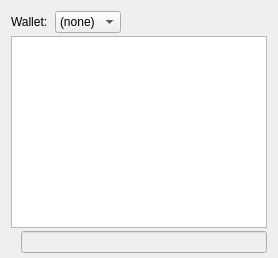
     <widget class="QWidget" name="tab_console">
      <attribute name="title">
       <string>&amp;Console</string>
      </attribute>
      <layout class="QVBoxLayout" name="verticalLayout_3">
       <property name="spacing">
        <number>3</number>
       </property>
       <property name="bottomMargin">
        <number>5</number>
       </property>
       <item>
        <layout class="QHBoxLayout" name="horizontalLayout">
         <property name="spacing">
          <number>4</number>
         </property>
         <item>
          <widget class="QLabel" name="WalletSelectorLabel">
           <property name="text">
            <string>Wallet: </string>
           </property>
          </widget>
         </item>
         <item>
          <widget class="QComboBox" name="WalletSelector">
           <property name="sizeAdjustPolicy">
            <enum>QComboBox::AdjustToContents</enum>
           </property>
           <item>
            <property name="text">
             <string>(none)</string>
            </property>
           </item>
          </widget>
         </item>
         <item>
          <spacer name="horizontalSpacer">
           <property name="orientation">
            <enum>Qt::Horizontal</enum>
           </property>
           <property name="sizeHint" stdset="0">
            <size>
             <width>40</width>
             <height>20</height>
            </size>
           </property>
          </spacer>
         </item>
         <item>
          <widget class="QPushButton" name="fontSmallerButton">
           <property name="maximumSize">
            <size>
             <width>24</width>
             <height>24</height>
            </size>
           </property>
           <property name="toolTip">
            <string>Decrease font size</string>
           </property>
           <property name="text">
            <string/>
           </property>
           <property name="icon">
            <iconset resource="../bitcoin.qrc">
             <normaloff>:/icons/fontsmaller</normaloff>:/icons/fontsmaller</iconset>
           </property>
           <property name="iconSize">
            <size>
             <width>24</width>
             <height>16</height>
            </size>
           </property>
           <property name="autoDefault">
            <bool>false</bool>
           </property>
           <property name="flat">
            <bool>true</bool>
           </property>
          </widget>
         </item>
         <item>
          <widget class="QPushButton" name="fontBiggerButton">
           <property name="maximumSize">
            <size>
             <width>24</width>
             <height>24</height>
            </size>
           </property>
           <property name="toolTip">
            <string>Increase font size</string>
           </property>
           <property name="text">
            <string/>
           </property>
           <property name="icon">
            <iconset resource="../bitcoin.qrc">
             <normaloff>:/icons/fontbigger</normaloff>:/icons/fontbigger</iconset>
           </property>
           <property name="iconSize">
            <size>
             <width>24</width>
             <height>16</height>
            </size>
           </property>
           <property name="autoDefault">
            <bool>false</bool>
           </property>
           <property name="flat">
            <bool>true</bool>
           </property>
          </widget>
         </item>
         <item>
          <widget class="QPushButton" name="clearButton">
           <property name="maximumSize">
            <size>
             <width>24</width>
             <height>24</height>
            </size>
           </property>
           <property name="toolTip">
            <string>Clear console</string>
           </property>
           <property name="layoutDirection">
            <enum>Qt::LeftToRight</enum>
           </property>
           <property name="text">
            <string/>
           </property>
           <property name="icon">
            <iconset resource="../bitcoin.qrc">
             <normaloff>:/icons/remove</normaloff>:/icons/remove</iconset>
           </property>
           <property name="shortcut">
            <string notr="true">Ctrl+L</string>
           </property>
           <property name="autoDefault">
            <bool>false</bool>
           </property>
           <property name="flat">
            <bool>true</bool>
           </property>
          </widget>
         </item>
        </layout>
       </item>
       <item>
        <widget class="QTextEdit" name="messagesWidget">
         <property name="minimumSize">
          <size>
           <width>0</width>
           <height>100</height>
          </size>
         </property>
         <property name="readOnly">
          <bool>true</bool>
         </property>
         <property name="tabKeyNavigation" stdset="0">
          <bool>false</bool>
         </property>
         <property name="columnCount" stdset="0">
          <number>2</number>
         </property>
        </widget>
       </item>
       <item>
        <layout class="QHBoxLayout" name="horizontalLayoutPrompt">
         <property name="spacing">
          <number>3</number>
         </property>
         <item>
          <widget class="GUIUtil::ThemedLabel" name="promptIcon">
           <property name="maximumSize">
            <size>
             <width>14</width>
             <height>14</height>
            </size>
           </property>
           <property name="pixmap">
            <pixmap resource="../bitcoin.qrc">:/icons/prompticon</pixmap>
           </property>
           <property name="scaledContents">
            <bool>true</bool>
           </property>
          </widget>
         </item>
         <item>
          <widget class="QLineEdit" name="lineEdit">
           <property name="enabled">
            <bool>false</bool>
           </property>
           <property name="placeholderText">
            <string/>
           </property>
          </widget>
         </item>
        </layout>
       </item>
      </layout>
     </widget>
